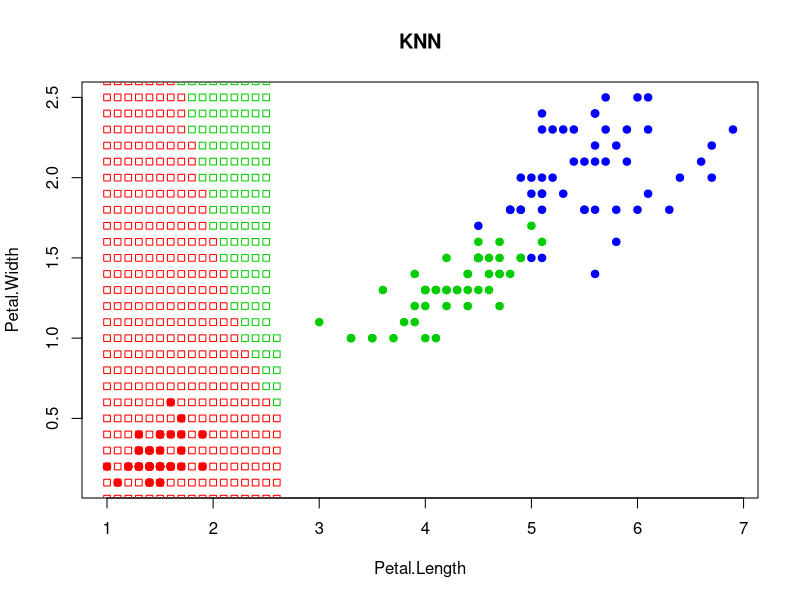

Recreate this plot in R. (Note: a time limit stopped this script after it produced the figure.)
euclDistance = function(u,v){
  sqrt(sum((u-v)^2))
}
sortObjectsByDist = function(xl,z, metricFunction = euclDistance){
  l = dim(xl)[1]
  n = dim(xl)[2] - 1
  
  distances = matrix(NA, l, 2)
  
  for(i in 1:l){
    distances[i, ] = c(i, metricFunction(xl[i, 1:n], z))
  }
  orderedXl = xl[order(distances[, 2]), ]
  return (orderedXl)
}

kNN = function(xl,z,k){
  orderedXl = sortObjectsByDist(xl, z)
  n = dim(orderedXl)[2] - 1
  classes = orderedXl[1:k, n+1]
  counts = table(classes)
  class = names(which.max(counts))
  return (class)
}


colors = c("setosa" = "red", "versicolor" = "green3", "virginica" = "blue")
plot(iris[, 3:4], pch = 21, bg = colors[iris$Species],
     col = colors[iris$Species], main="KNN")

x = 1;
y = 0;
xl = iris[,3:5];
while (x < 7) {
  while(y < 2.8) {
    z = c(x, y)
    class = kNN(xl, z, k=1)
    points(z[1], z[2], pch = 22, col = colors[class])
    y = y + 0.1
    }
  y = 0
  x = x + 0.1
}
